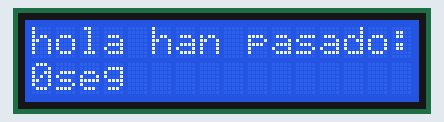
The sketch below on a simulated Arduino Uno, built with avr-gcc and run on an emulated ATmega328P. On the bench: 16×2 character LCD.

Above: at 0.1 s.
At 4.1 s:
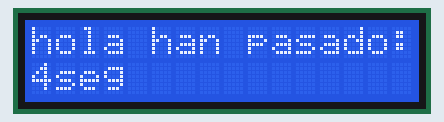
At 9.1 s:
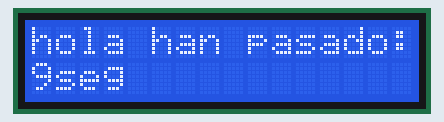
At 19.1 s:
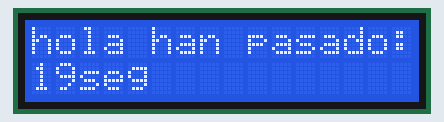
At 29.1 s:
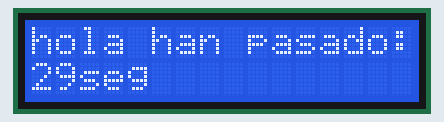
At 39.1 s:
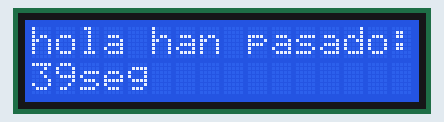

The sketch:

lcd.ino
```cpp
#include <LiquidCrystal.h>
LiquidCrystal lcd(7,6,5,4,3,2);

void setup() {
  lcd.begin(16,2);


}

void loop() {
  lcd.setCursor(0,0);
  lcd.print("hola han pasado: ");
  lcd.setCursor(0,1);
  lcd.print(millis()/1000);
  lcd.print("seg");

}
```

Measured:
- what the display in image 1 shows lasts 1.0 s, from 4.0 s to 5.0 s
